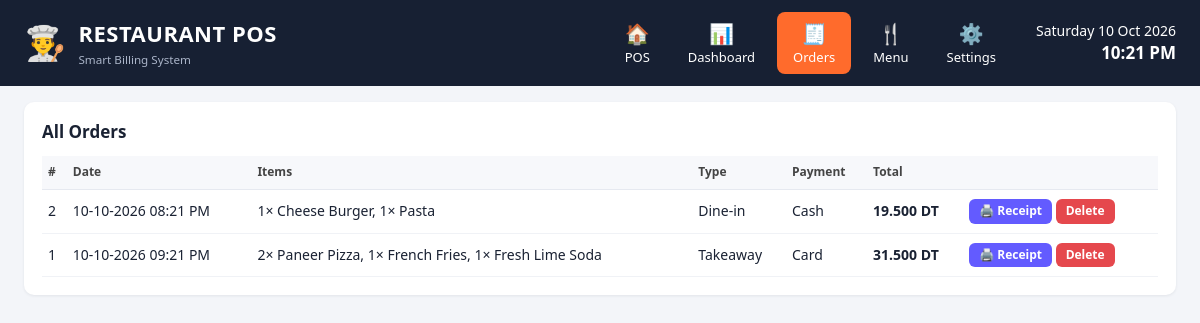
/orders.php, run on the app's committed database.
### tables this page shows
CREATE TABLE orders (
  id INT AUTO_INCREMENT PRIMARY KEY,
  created_at DATETIME NOT NULL DEFAULT CURRENT_TIMESTAMP,
  order_type VARCHAR(20) NOT NULL,
  payment VARCHAR(20) NOT NULL,
  subtotal DECIMAL(10,3) NOT NULL,
  discount_pct DECIMAL(5,2) NOT NULL DEFAULT 0,
  tax_pct DECIMAL(5,2) NOT NULL DEFAULT 0,
  total DECIMAL(10,3) NOT NULL
);

### config.php (called while the page is built, shortened)
<?php
function h($s) { return htmlspecialchars((string)$s, ENT_QUOTES, 'UTF-8'); }
function money($n) { return number_format((float)$n, 3, '.', ' ') . ' ' . CUR; }
function settings($pdo) { return $pdo->query('SELECT k,v FROM settings')->fetchAll(PDO::FETCH_KEY_PAIR); }

### orders.php (the view, shortened to what this page needs)
<?php $page='orders'; include 'inc/header.php';
$rows=$pdo->query("SELECT o.*,(SELECT GROUP_CONCAT(CONCAT(qty,'× ',name) SEPARATOR ', ') FROM order_items WHERE order_id=o.id) its FROM orders o ORDER BY id DESC LIMIT 200")->fetchAll(); ?>
<div class="card pad"><h2>All Orders</h2><div class="scroll"><table class="tbl"><tr><th>#</th><th>Date</th><th>Items</th><th>Type</th><th>Payment</th><th>Total</th><th></th></tr>
<?php foreach($rows as $o): ?><tr><td><?=$o['id']?></td><td><?=date('d-m-Y h:i A',strtotime($o['created_at']))?></td><td><?=h($o['its'])?></td><td><?=h($o['order_type'])?></td><td><?=h($o['payment'])?></td><td><b><?=money($o['total'])?></b></td>
<td><a class="btn sm" target="_blank" href="receipt.php?id=<?=$o['id']?>">🖨️ Receipt</a> <a class="btn sm red" href="?del=<?=$o['id']?>" onclick="return confirm('Delete order #<?=$o['id']?>?')">Delete</a></td></tr><?php endforeach; ?>
<?php if(!$rows) echo '<tr><td colspan="7" class="muted">No orders yet. Complete one from the POS screen.</td></tr>'; ?></table></div></div>
<?php include 'inc/footer.php'; ?>

### inc/header.php (shortened to what this page needs)
<?php require_once __DIR__ . '/../config.php'; $S = settings($pdo);
$nav = ['pos'=>['index.php','🏠','POS'],'dash'=>['dashboard.php','📊','Dashboard'],'orders'=>['orders.php','🧾','Orders'],'menu'=>['menu.php','🍴','Menu'],'set'=>['settings.php','⚙️','Settings']]; ?>
<!DOCTYPE html><html lang="fr"><head><meta charset="utf-8">
<link rel="stylesheet" href="assets/style.css"></head><body>
<header class="top">
  <div class="brand"><span class="logo">👨‍🍳</span><div><h1><?=h(strtoupper($S['name']))?></h1><small>Smart Billing System</small></div></div>
  <nav><?php foreach($nav as $k=>[$u,$i,$t]): ?>
    <a href="<?=$u?>" class="<?=$page===$k?'on':''?>"><span><?=$i?></span><?=$t?></a><?php endforeach; ?></nav>
  <div class="clock"><span id="d"></span><b id="t"></b></div>
</header><main>

### inc/footer.php (shortened to what this page needs)
</main>
</body></html>

### assets/style.css (style rules this page uses)
:root { --bg:#F3F5F9;--dark:#172033;--acc:#635BFF;--green:#12805C;--red:#e5484d;--mut:#718096;--line:#e6e9f0 }
* { box-sizing:border-box }
body { margin:0;background:var(--bg);font:14px/1.4 "Segoe UI",system-ui,sans-serif;color:#1a2233 }
.top { background:var(--dark);color:#fff;display:flex;align-items:center;gap:24px;padding:12px 24px;flex-wrap:wrap }
.brand { display:flex;gap:12px;align-items:center }
.logo { font-size:34px }
.brand h1 { margin:0;font-size:22px;letter-spacing:.5px }
.brand small { color:#aab4c8 }
nav { display:flex;gap:6px;margin-left:auto }
nav a { color:#fff;text-decoration:none;text-align:center;padding:8px 16px;border-radius:8px;font-size:13px }
nav a span { display:block;font-size:20px }
nav a.on { background:#ff6b2c }
.clock { text-align:right }
.clock b { display:block;font-size:17px }
main { padding:16px 24px;max-width:1500px;margin:auto }
.card { background:#fff;border-radius:10px;box-shadow:0 1px 3px #1a223314 }
.pad { padding:18px;margin-bottom:16px }
.pad h2 { margin:0 0 12px;font-size:17px }
.btn { background:var(--acc);color:#fff;border:0;border-radius:6px;padding:8px 14px;font:inherit;font-weight:600;cursor:pointer;text-decoration:none;display:inline-block }
.btn.red { background:var(--red) }
.btn.sm { padding:4px 10px;font-size:12px }
.otbl,.tbl { width:100%;border-collapse:collapse }
th { text-align:left;color:#444;font-size:12px;padding:8px 6px;border-bottom:1px solid var(--line) }
td { padding:9px 6px;border-bottom:1px solid #f0f2f6 }
.scroll { overflow-x:auto }
.tbl th { background:#f7f8fb }

### data on the page
orders: id "2", created_at "10-10-2026 08:21 PM", its "1× Cheese Burger, 1× Pasta", order_type "Dine-in", payment "Cash", total "19.500 DT"
orders: id "1", created_at "10-10-2026 09:21 PM", its "2× Paneer Pizza, 1× French Fries, 1× Fresh Lime Soda", order_type "Takeaway", payment "Card", total "31.500 DT"

### other printed values
$S['name'] "RESTAURANT POS"
$i "🏠"
$t "POS"
$i "📊"
$t "Dashboard"
$i "🧾"
$t "Orders"
$i "🍴"
$t "Menu"
$i "⚙️"
$t "Settings"
